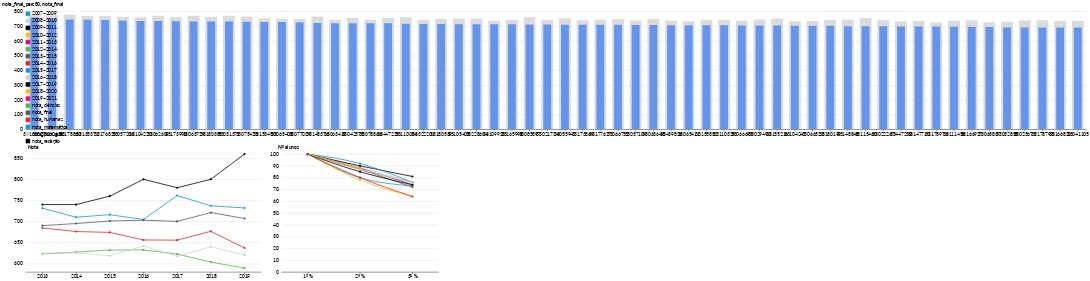

The cell this chart's notebook holds for it:
### Markdown cell above
3. em que percentil tem ficado as notas?

### Code cell
brush = alt.selection_single()
df = df_enem[:60]
base = alt.Chart(df)

median = (base.mark_bar(size=20, color='cornflowerblue')
          .encode(x=alt.X("CO_ESCOLA:N", sort=alt.SortField("rank")), 
                  y="nota_final:Q", 
                  tooltip=['nota_final', 'nota_final_perc80', 'rank'],
                  opacity=alt.condition(brush, alt.value(1), alt.value(.6)))
 
).add_selection(brush)

perc80 = (base.mark_bar(size=30,  color='lightgray', opacity=.8)
          .encode(x=alt.X("CO_ESCOLA:N", sort=alt.SortField("rank")), 
                  y="nota_final_perc80:Q")
 
)

alt.vconcat( 
    (perc80 + median).properties( width=alt.Step(45)).interactive(),
    materias.properties(width=600) | line_chart(df_sv_periodo_per).properties(width=400)  
)

### Figure 1 — Vega-Lite specification as saved in the notebook (floating-point values rounded to 4 significant figures)
{"width": 685, "height": 380, "config": {"title": {"anchor": "start", "fontSize": 18, "font": "Lato", "fontColor": "#000000"}, "axisX": {"domain": true, "domainColor": "#000000", "domainWidth": 1, "grid": false, "labelFontSize": 12, "labelFont": "Lato", "labelAngle": 0, "tickColor": "#000000", "tickSize": 5, "titleFontSize": 12, "titlePadding": 10, "titleFont": "Lato", "title": ""}, "axisY": {"domain": false, "grid": true, "gridColor": "#DEDDDD", "gridWidth": 1, "labelFontSize": 12, "labelFont": "Lato", "labelPadding": 8, "ticks": false, "titleFontSize": 12, "titlePadding": 10, "titleFont": "Lato", "titleAngle": 0, "titleY": -10, "titleX": 18}, "background": "#FFFFFF", "legend": {"labelFontSize": 12, "labelFont": "Lato", "symbolSize": 100, "symbolType": "square", "titleFontSize": 12, "titlePadding": 10, "titleFont": "Lato", "title": "", "orient": "top-left", "offset": 0}, "view": {"stroke": "transparent"}, "range": {"category": ["#1696d2", "#d2d2d2", "#000000", "#fdbf11", "#ec008b", "#55b748", "#5c5859", "#db2b27"], "diverging": ["#cfe8f3", "#a2d4ec", "#73bfe2", "#46abdb", "#1696d2", "#12719e"]}, "area": {"fill": "#1696d2"}, "line": {"color": "#1696d2", "stroke": "#1696d2", "strokewidth": 5}, "trail": {"color": "#1696d2", "stroke": "#1696d2", "strokeWidth": 0, "size": 1}, "path": {"stroke": "#1696d2", "strokeWidth": 0.5}, "point": {"filled": true}, "text": {"font": "Lato", "color": "#1696d2", "fontSize": 11, "align": "right", "fontWeight": 400, "size": 11}, "bar": {"size": 40, "binSpacing": 1, "continuousBandSize": 30, "discreteBandSize": 30, "fill": "#1696d2", "stroke": false}}, "vconcat": [{"layer": [{"mark": {"type": "bar", "color": "lightgray", "opacity": 0.8, "size": 30}, "encoding": {"x": {"type": "nominal", "field": "CO_ESCOLA", "sort": {"field": "rank"}}, "y": {"type": "quantitative", "field": "nota_final_perc80"}}, "selection": {"selector044": {"type": "interval", "bind": "scales", "encodings": ["x", "y"]}}}, {"mark": {"type": "bar", "color": "cornflowerblue", "size": 20}, "encoding": {"opacity": {"condition": {"value": 1, "selection": "selector043"}, "value": 0.6}, "tooltip": [{"type": "quantitative", "field": "nota_final"}, {"type": "quantitative", "field": "nota_final_perc80"}, {"type": "quantitative", "field": "rank"}], "x": {"type": "nominal", "field": "CO_ESCOLA", "sort": {"field": "rank"}}, "y": {"type": "quantitative", "field": "nota_final"}}, "selection": {"selector043": {"type": "single"}}}], "data": {"name": "data-f1454e96cf9f7478dd829eafebb6e630"}, "width": {"step": 45}}, {"hconcat": [{"data": {"name": "data-8bfb241b64628fe09dfdd77847a7aa4d"}, "mark": {"type": "line", "point": true}, "encoding": {"color": {"type": "nominal", "field": "Matéria"}, "tooltip": [{"type": "nominal", "field": "Matéria"}, {"type": "quantitative", "field": "Nota"}, {"type": "quantitative", "field": "Ano"}], "x": {"type": "ordinal", "field": "Ano"}, "y": {"type": "quantitative", "field": "Nota", "scale": {"zero": false}}}, "width": 600}, {"data": {"name": "data-76df65cf48577843677d52f81196c403"}, "mark": {"type": "line", "interpolate": "monotone", "point": true}, "encoding": {"color": {"type": "ordinal", "field": "Período"}, "tooltip": [{"type": "nominal", "field": "Período"}, {"type": "quantitative", "field": "Nº alunos"}], "x": {"type": "nominal", "field": "Série"}, "y": {"type": "quantitative", "field": "Nº alunos"}}, "width": 400}]}], "$schema": "https://vega.github.io/schema/vega-lite/v4.8.1.json", "datasets": {"data-f1454e96cf9f7478dd829eafebb6e630": [{"CO_ESCOLA": 33135827, "Ano": 2019, "nota_ciências": 647.5, "nota_humanas": 651.0, "nota_português": 627.0, "nota_matemática": 789.0, "nota_redação": 940.0, "nota_final": 758.0, "num_alunos": 31.0, "nota_ciências_perc80": 676.0, "nota_humanas_perc80": 685.5, "nota_português_perc80": 641.5, "nota_matemática_perc80": 823.0, "nota_redação_perc80": 960.0, "nota_final_perc80": 778.0, "rank": 1}, {"CO_ESCOLA": 33062633, "Ano": 2019, "nota_ciências": 636.5, "nota_humanas": 672.0, "nota_português": 626.0, "nota_matemática": 789.5, "nota_redação": 900.0, "nota_final": 751.0, "num_alunos": 45.0, "nota_ciências_perc80": 662.5, "nota_humanas_perc80": 714.0, "nota_português_perc80": 641.5, "nota_matemática_perc80": 853.0, "nota_redação_perc80": 940.0, "nota_final_perc80": 773.5, "rank": 2}, {"CO_ESCOLA": 33178860, "Ano": 2019, "nota_ciências": 610.0, "nota_humanas": 662.5, "nota_português": 626.0, "nota_matemática": 779.0, "nota_redação": 910.0, "nota_final": 745.5, "num_alunos": 60.0, "nota_ciências_perc80": 652.5, "nota_humanas_perc80": 683.5, "nota_português_perc80": 648.0, "nota_matemática_perc80": 848.0, "nota_redação_perc80": 940.0, "nota_final_perc80": 779.0, "rank": 3}, {"CO_ESCOLA": 33135371, "Ano": 2019, "nota_ciências": 613.0, "nota_humanas": 647.0, "nota_português": 620.5, "nota_matemática": 744.0, "nota_redação": 940.0, "nota_final": 743.0, "num_alunos": 99.0, "nota_ciências_perc80": 649.5, "nota_humanas_perc80": 681.0, "nota_português_perc80": 641.0, "nota_matemática_perc80": 825.0, "nota_redação_perc80": 960.0, "nota_final_perc80": 769.0, "rank": 4}, {"CO_ESCOLA": 33176825, "Ano": 2019, "nota_ciências": 605.5, "nota_humanas": 649.0, "nota_português": 620.5, "nota_matemática": 759.0, "nota_redação": 920.0, "nota_final": 742.0, "num_alunos": 146.0, "nota_ciências_perc80": 643.0, "nota_humanas_perc80": 682.0, "nota_português_perc80": 644.5, "nota_matemática_perc80": 815.5, "nota_redação_perc80": 960.0, "nota_final_perc80": 769.0, "rank": 5}, {"CO_ESCOLA": 33057206, "Ano": 2019, "nota_ciências": 587.0, "nota_humanas": 640.5, "nota_português": 614.5, "nota_matemática": 736.0, "nota_redação": 920.0, "nota_final": 736.0, "num_alunos": 81.0, "nota_ciências_perc80": 630.0, "nota_humanas_perc80": 677.5, "nota_português_perc80": 639.5, "nota_matemática_perc80": 802.5, "nota_redação_perc80": 960.0, "nota_final_perc80": 764.0, "rank": 6}, {"CO_ESCOLA": 33104220, "Ano": 2019, "nota_ciências": 607.5, "nota_humanas": 635.0, "nota_português": 599.0, "nota_matemática": 742.5, "nota_redação": 920.0, "nota_final": 735.0, "num_alunos": 55.0, "nota_ciências_perc80": 640.0, "nota_humanas_perc80": 675.0, "nota_português_perc80": 640.5, "nota_matemática_perc80": 781.5, "nota_redação_perc80": 940.0, "nota_final_perc80": 760.0, "rank": 7}, {"CO_ESCOLA": 33062609, "Ano": 2019, "nota_ciências": 611.5, "nota_humanas": 649.5, "nota_português": 612.5, "nota_matemática": 777.5, "nota_redação": 880.0, "nota_final": 734.5, "num_alunos": 80.0, "nota_ciências_perc80": 649.5, "nota_humanas_perc80": 682.0, "nota_português_perc80": 632.0, "nota_matemática_perc80": 831.0, "nota_redação_perc80": 920.0, "nota_final_perc80": 771.0, "rank": 8}, {"CO_ESCOLA": 33173990, "Ano": 2019, "nota_ciências": 603.0, "nota_humanas": 636.5, "nota_português": 614.0, "nota_matemática": 739.5, "nota_redação": 900.0, "nota_final": 732.5, "num_alunos": 52.0, "nota_ciências_perc80": 631.0, "nota_humanas_perc80": 671.0, "nota_português_perc80": 638.0, "nota_matemática_perc80": 812.5, "nota_redação_perc80": 940.0, "nota_final_perc80": 760.0, "rank": 9}, {"CO_ESCOLA": 33063729, "Ano": 2019, "nota_ciências": 609.5, "nota_humanas": 642.5, "nota_português": 611.0, "nota_matemática": 753.0, "nota_redação": 900.0, "nota_final": 732.0, "num_alunos": 148.0, "nota_ciências_perc80": 647.5, "nota_humanas_perc80": 678.0, "nota_português_perc80": 633.0, "nota_matemática_perc80": 822.0, "nota_redação_perc80": 940.0, "nota_final_perc80": 770.5, "rank": 10}, {"CO_ESCOLA": 33180385, "Ano": 2019, "nota_ciências": 593.0, "nota_humanas": 629.5, "nota_português": 608.0, "nota_matemática": 723.0, "nota_redação": 920.0, "nota_final": 731.0, "num_alunos": 133.0, "nota_ciências_perc80": 633.5, "nota_humanas_perc80": 672.5, "nota_português_perc80": 636.0, "nota_matemática_perc80": 794.5, "nota_redação_perc80": 960.0, "nota_final_perc80": 763.0, "rank": 11}, {"CO_ESCOLA": 33031371, "Ano": 2019, "nota_ciências": 604.5, "nota_humanas": 630.5, "nota_português": 602.5, "nota_matemática": 736.0, "nota_redação": 920.0, "nota_final": 731.0, "num_alunos": 34.0, "nota_ciências_perc80": 661.0, "nota_humanas_perc80": 682.5, "nota_português_perc80": 642.0, "nota_matemática_perc80": 791.0, "nota_redação_perc80": 940.0, "nota_final_perc80": 770.0, "rank": 11}, {"CO_ESCOLA": 33075425, "Ano": 2019, "nota_ciências": 591.0, "nota_humanas": 630.5, "nota_português": 621.0, "nota_matemática": 741.5, "nota_redação": 900.0, "nota_final": 730.5, "num_alunos": 44.0, "nota_ciências_perc80": 625.5, "nota_humanas_perc80": 672.0, "nota_português_perc80": 637.0, "nota_matemática_perc80": 797.0, "nota_redação_perc80": 940.0, "nota_final_perc80": 765.0, "rank": 13}, {"CO_ESCOLA": 33153450, "Ano": 2019, "nota_ciências": 587.5, "nota_humanas": 635.5, "nota_português": 609.0, "nota_matemática": 727.0, "nota_redação": 920.0, "nota_final": 728.0, "num_alunos": 64.0, "nota_ciências_perc80": 633.0, "nota_humanas_perc80": 673.0, "nota_português_perc80": 632.0, "nota_matemática_perc80": 791.0, "nota_redação_perc80": 948.0, "nota_final_perc80": 754.0, "rank": 14}, {"CO_ESCOLA": 33065403, "Ano": 2019, "nota_ciências": 603.0, "nota_humanas": 656.5, "nota_português": 623.5, "nota_matemática": 746.5, "nota_redação": 870.0, "nota_final": 727.5, "num_alunos": 98.0, "nota_ciências_perc80": 644.0, "nota_humanas_perc80": 676.0, "nota_português_perc80": 639.5, "nota_matemática_perc80": 799.0, "nota_redação_perc80": 920.0, "nota_final_perc80": 751.0, "rank": 15}, {"CO_ESCOLA": 33077029, "Ano": 2019, "nota_ciências": 583.0, "nota_humanas": 619.0, "nota_português": 598.5, "nota_matemática": 712.0, "nota_redação": 920.0, "nota_final": 726.5, "num_alunos": 56.0, "nota_ciências_perc80": 620.5, "nota_humanas_perc80": 659.0, "nota_português_perc80": 631.0, "nota_matemática_perc80": 776.5, "nota_redação_perc80": 960.0, "nota_final_perc80": 749.0, "rank": 16}, {"CO_ESCOLA": 33148376, "Ano": 2019, "nota_ciências": 602.5, "nota_humanas": 627.0, "nota_português": 603.5, "nota_matemática": 739.0, "nota_redação": 890.0, "nota_final": 720.5, "num_alunos": 80.0, "nota_ciências_perc80": 637.5, "nota_humanas_perc80": 665.0, "nota_português_perc80": 627.0, "nota_matemática_perc80": 812.5, "nota_redação_perc80": 944.0, "nota_final_perc80": 766.0, "rank": 17}, {"CO_ESCOLA": 33063419, "Ano": 2019, "nota_ciências": 596.5, "nota_humanas": 635.5, "nota_português": 612.5, "nota_matemática": 718.5, "nota_redação": 860.0, "nota_final": 720.0, "num_alunos": 73.0, "nota_ciências_perc80": 634.0, "nota_humanas_perc80": 665.0, "nota_português_perc80": 633.5, "nota_matemática_perc80": 780.5, "nota_redação_perc80": 920.0, "nota_final_perc80": 744.0, "rank": 18}, {"CO_ESCOLA": 33042578, "Ano": 2019, "nota_ciências": 589.5, "nota_humanas": 639.5, "nota_português": 609.5, "nota_matemática": 731.0, "nota_redação": 860.0, "nota_final": 720.0, "num_alunos": 40.0, "nota_ciências_perc80": 630.0, "nota_humanas_perc80": 677.5, "nota_português_perc80": 631.0, "nota_matemática_perc80": 792.0, "nota_redação_perc80": 940.0, "nota_final_perc80": 754.5, "rank": 18}, {"CO_ESCOLA": 33078866, "Ano": 2019, "nota_ciências": 590.0, "nota_humanas": 613.5, "nota_português": 604.0, "nota_matemática": 712.5, "nota_redação": 900.0, "nota_final": 719.0, "num_alunos": 54.0, "nota_ciências_perc80": 620.5, "nota_humanas_perc80": 656.0, "nota_português_perc80": 624.5, "nota_matemática_perc80": 783.0, "nota_redação_perc80": 940.0, "nota_final_perc80": 744.0, "rank": 20}, {"CO_ESCOLA": 33447225, "Ano": 2019, "nota_ciências": 582.5, "nota_humanas": 625.5, "nota_português": 606.0, "nota_matemática": 720.5, "nota_redação": 900.0, "nota_final": 719.0, "num_alunos": 111.0, "nota_ciências_perc80": 610.5, "nota_humanas_perc80": 653.5, "nota_português_perc80": 634.0, "nota_matemática_perc80": 799.5, "nota_redação_perc80": 940.0, "nota_final_perc80": 755.0, "rank": 20}, {"CO_ESCOLA": 33110034, "Ano": 2019, "nota_ciências": 599.0, "nota_humanas": 649.0, "nota_português": 620.0, "nota_matemática": 732.0, "nota_redação": 880.0, "nota_final": 716.0, "num_alunos": 47.0, "nota_ciências_perc80": 631.5, "nota_humanas_perc80": 697.0, "nota_português_perc80": 639.5, "nota_matemática_perc80": 780.5, "nota_redação_perc80": 940.0, "nota_final_perc80": 761.0, "rank": 22}, {"CO_ESCOLA": 33322201, "Ano": 2019, "nota_ciências": 585.0, "nota_humanas": 629.5, "nota_português": 611.5, "nota_matemática": 681.0, "nota_redação": 900.0, "nota_final": 715.0, "num_alunos": 154.0, "nota_ciências_perc80": 616.5, "nota_humanas_perc80": 657.0, "nota_português_perc80": 635.0, "nota_matemática_perc80": 745.5, "nota_redação_perc80": 940.0, "nota_final_perc80": 742.0, "rank": 23}, {"CO_ESCOLA": 33180539, "Ano": 2019, "nota_ciências": 588.5, "nota_humanas": 626.5, "nota_português": 600.5, "nota_matemática": 697.0, "nota_redação": 900.0, "nota_final": 714.5, "num_alunos": 72.0, "nota_ciências_perc80": 622.0, "nota_humanas_perc80": 674.0, "nota_português_perc80": 628.0, "nota_matemática_perc80": 764.0, "nota_redação_perc80": 940.0, "nota_final_perc80": 748.0, "rank": 24}, {"CO_ESCOLA": 33105405, "Ano": 2019, "nota_ciências": 593.0, "nota_humanas": 626.0, "nota_português": 604.0, "nota_matemática": 704.5, "nota_redação": 860.0, "nota_final": 713.5, "num_alunos": 120.0, "nota_ciências_perc80": 627.5, "nota_humanas_perc80": 665.5, "nota_português_perc80": 628.0, "nota_matemática_perc80": 786.5, "nota_redação_perc80": 920.0, "nota_final_perc80": 750.5, "rank": 25}, {"CO_ESCOLA": 33228604, "Ano": 2019, "nota_ciências": 603.0, "nota_humanas": 620.0, "nota_português": 602.5, "nota_matemática": 730.0, "nota_redação": 860.0, "nota_final": 713.0, "num_alunos": 70.0, "nota_ciências_perc80": 642.5, "nota_humanas_perc80": 654.5, "nota_português_perc80": 643.0, "nota_matemática_perc80": 804.5, "nota_redação_perc80": 920.0, "nota_final_perc80": 750.0, "rank": 26}, {"CO_ESCOLA": 33109923, "Ano": 2019, "nota_ciências": 594.0, "nota_humanas": 614.0, "nota_português": 600.5, "nota_matemática": 697.5, "nota_redação": 860.0, "nota_final": 712.0, "num_alunos": 35.0, "nota_ciências_perc80": 614.5, "nota_humanas_perc80": 642.5, "nota_português_perc80": 621.5, "nota_matemática_perc80": 765.5, "nota_redação_perc80": 924.0, "nota_final_perc80": 736.5, "rank": 27}, {"CO_ESCOLA": 33165998, "Ano": 2019, "nota_ciências": 585.5, "nota_humanas": 626.5, "nota_português": 596.5, "nota_matemática": 684.0, "nota_redação": 880.0, "nota_final": 712.0, "num_alunos": 55.0, "nota_ciências_perc80": 626.0, "nota_humanas_perc80": 657.0, "nota_português_perc80": 620.5, "nota_matemática_perc80": 731.5, "nota_redação_perc80": 940.0, "nota_final_perc80": 741.0, "rank": 27}, {"CO_ESCOLA": 33085897, "Ano": 2019, "nota_ciências": 594.5, "nota_humanas": 633.0, "nota_português": 606.0, "nota_matemática": 721.0, "nota_redação": 880.0, "nota_final": 711.5, "num_alunos": 36.0, "nota_ciências_perc80": 640.0, "nota_humanas_perc80": 660.5, "nota_português_perc80": 633.5, "nota_matemática_perc80": 770.5, "nota_redação_perc80": 940.0, "nota_final_perc80": 760.0, "rank": 29}, {"CO_ESCOLA": 33021724, "Ano": 2019, "nota_ciências": 576.0, "nota_humanas": 615.0, "nota_português": 593.5, "nota_matemática": 681.5, "nota_redação": 900.0, "nota_final": 710.5, "num_alunos": 48.0, "nota_ciências_perc80": 613.5, "nota_humanas_perc80": 636.0, "nota_português_perc80": 617.0, "nota_matemática_perc80": 749.0, "nota_redação_perc80": 940.0, "nota_final_perc80": 742.5, "rank": 30}, {"CO_ESCOLA": 33055947, "Ano": 2019, "nota_ciências": 593.5, "nota_humanas": 622.0, "nota_português": 603.5, "nota_matemática": 688.0, "nota_redação": 900.0, "nota_final": 710.0, "num_alunos": 62.0, "nota_ciências_perc80": 617.0, "nota_humanas_perc80": 667.5, "nota_português_perc80": 620.0, "nota_matemática_perc80": 754.5, "nota_redação_perc80": 940.0, "nota_final_perc80": 753.5, "rank": 31}, {"CO_ESCOLA": 33173869, "Ano": 2019, "nota_ciências": 588.0, "nota_humanas": 602.5, "nota_português": 598.0, "nota_matemática": 695.5, "nota_redação": 880.0, "nota_final": 710.0, "num_alunos": 54.0, "nota_ciências_perc80": 619.0, "nota_humanas_perc80": 650.5, "nota_português_perc80": 616.5, "nota_matemática_perc80": 777.5, "nota_redação_perc80": 940.0, "nota_final_perc80": 739.5, "rank": 31}, {"CO_ESCOLA": 33177627, "Ano": 2019, "nota_ciências": 570.0, "nota_humanas": 621.0, "nota_português": 595.0, "nota_matemática": 677.5, "nota_redação": 900.0, "nota_final": 709.5, "num_alunos": 40.0, "nota_ciências_perc80": 611.5, "nota_humanas_perc80": 654.5, "nota_português_perc80": 621.5, "nota_matemática_perc80": 744.0, "nota_redação_perc80": 940.0, "nota_final_perc80": 743.5, "rank": 33}, {"CO_ESCOLA": 33066752, "Ano": 2019, "nota_ciências": 598.5, "nota_humanas": 631.0, "nota_português": 602.5, "nota_matemática": 694.5, "nota_redação": 880.0, "nota_final": 709.0, "num_alunos": 55.0, "nota_ciências_perc80": 620.5, "nota_humanas_perc80": 675.5, "nota_português_perc80": 634.0, "nota_matemática_perc80": 770.5, "nota_redação_perc80": 940.0, "nota_final_perc80": 747.0, "rank": 34}, {"CO_ESCOLA": 33057109, "Ano": 2019, "nota_ciências": 575.5, "nota_humanas": 619.0, "nota_português": 597.0, "nota_matemática": 707.5, "nota_redação": 880.0, "nota_final": 708.0, "num_alunos": 109.0, "nota_ciências_perc80": 624.5, "nota_humanas_perc80": 658.5, "nota_português_perc80": 627.0, "nota_matemática_perc80": 774.0, "nota_redação_perc80": 940.0, "nota_final_perc80": 738.5, "rank": 35}, {"CO_ESCOLA": 33063648, "Ano": 2019, "nota_ciências": 589.0, "nota_humanas": 637.0, "nota_português": 620.5, "nota_matemática": 732.0, "nota_redação": 860.0, "nota_final": 707.0, "num_alunos": 59.0, "nota_ciências_perc80": 621.0, "nota_humanas_perc80": 667.0, "nota_português_perc80": 640.5, "nota_matemática_perc80": 776.5, "nota_redação_perc80": 908.0, "nota_final_perc80": 748.5, "rank": 36}, {"CO_ESCOLA": 33439826, "Ano": 2019, "nota_ciências": 579.5, "nota_humanas": 610.5, "nota_português": 602.0, "nota_matemática": 707.5, "nota_redação": 880.0, "nota_final": 706.5, "num_alunos": 40.0, "nota_ciências_perc80": 611.0, "nota_humanas_perc80": 655.0, "nota_português_perc80": 622.0, "nota_matemática_perc80": 748.0, "nota_redação_perc80": 924.0, "nota_final_perc80": 737.0, "rank": 37}, {"CO_ESCOLA": 33065411, "Ano": 2019, "nota_ciências": 580.0, "nota_humanas": 624.5, "nota_português": 608.0, "nota_matemática": 713.0, "nota_redação": 880.0, "nota_final": 706.0, "num_alunos": 33.0, "nota_ciências_perc80": 611.5, "nota_humanas_perc80": 652.0, "nota_português_perc80": 626.0, "nota_matemática_perc80": 786.0, "nota_redação_perc80": 900.0, "nota_final_perc80": 732.5, "rank": 38}, {"CO_ESCOLA": 33155852, "Ano": 2019, "nota_ciências": 576.5, "nota_humanas": 610.5, "nota_português": 588.5, "nota_matemática": 704.5, "nota_redação": 880.0, "nota_final": 706.0, "num_alunos": 57.0, "nota_ciências_perc80": 600.0, "nota_humanas_perc80": 639.0, "nota_português_perc80": 614.5, "nota_matemática_perc80": 778.0, "nota_redação_perc80": 940.0, "nota_final_perc80": 741.5, "rank": 38}, {"CO_ESCOLA": 33110328, "Ano": 2019, "nota_ciências": 584.0, "nota_humanas": 620.0, "nota_português": 607.5, "nota_matemática": 698.5, "nota_redação": 860.0, "nota_final": 705.5, "num_alunos": 122.0, "nota_ciências_perc80": 621.5, "nota_humanas_perc80": 664.5, "nota_português_perc80": 627.0, "nota_matemática_perc80": 762.5, "nota_redação_perc80": 920.0, "nota_final_perc80": 743.0, "rank": 40}, {"CO_ESCOLA": 33066698, "Ano": 2019, "nota_ciências": 589.0, "nota_humanas": 622.0, "nota_português": 600.0, "nota_matemática": 705.5, "nota_redação": 860.0, "nota_final": 705.0, "num_alunos": 36.0, "nota_ciências_perc80": 624.5, "nota_humanas_perc80": 662.5, "nota_português_perc80": 634.0, "nota_matemática_perc80": 781.0, "nota_redação_perc80": 900.0, "nota_final_perc80": 737.0, "rank": 41}, {"CO_ESCOLA": 33029490, "Ano": 2019, "nota_ciências": 578.0, "nota_humanas": 597.5, "nota_português": 572.5, "nota_matemática": 717.5, "nota_redação": 880.0, "nota_final": 705.0, "num_alunos": 49.0, "nota_ciências_perc80": 623.0, "nota_humanas_perc80": 635.5, "nota_português_perc80": 612.0, "nota_matemática_perc80": 754.0, "nota_redação_perc80": 940.0, "nota_final_perc80": 745.0, "rank": 41}, {"CO_ESCOLA": 33155216, "Ano": 2019, "nota_ciências": 588.5, "nota_humanas": 629.0, "nota_português": 606.5, "nota_matemática": 713.0, "nota_redação": 820.0, "nota_final": 704.0, "num_alunos": 117.0, "nota_ciências_perc80": 634.0, "nota_humanas_perc80": 677.0, "nota_português_perc80": 635.5, "nota_matemática_perc80": 771.0, "nota_redação_perc80": 920.0, "nota_final_perc80": 751.0, "rank": 43}, {"CO_ESCOLA": 33104247, "Ano": 2019, "nota_ciências": 580.0, "nota_humanas": 610.5, "nota_português": 589.5, "nota_matemática": 692.5, "nota_redação": 880.0, "nota_final": 703.0, "num_alunos": 55.0, "nota_ciências_perc80": 610.0, "nota_humanas_perc80": 645.0, "nota_português_perc80": 615.0, "nota_matemática_perc80": 782.5, "nota_redação_perc80": 920.0, "nota_final_perc80": 733.0, "rank": 44}, {"CO_ESCOLA": 33066523, "Ano": 2019, "nota_ciências": 595.0, "nota_humanas": 636.0, "nota_português": 611.0, "nota_matemática": 702.5, "nota_redação": 850.0, "nota_final": 702.5, "num_alunos": 46.0, "nota_ciências_perc80": 622.5, "nota_humanas_perc80": 674.0, "nota_português_perc80": 631.0, "nota_matemática_perc80": 753.0, "nota_redação_perc80": 900.0, "nota_final_perc80": 735.0, "rank": 45}, {"CO_ESCOLA": 33180199, "Ano": 2019, "nota_ciências": 576.0, "nota_humanas": 621.5, "nota_português": 598.5, "nota_matemática": 694.5, "nota_redação": 880.0, "nota_final": 702.0, "num_alunos": 38.0, "nota_ciências_perc80": 604.0, "nota_humanas_perc80": 655.0, "nota_português_perc80": 627.0, "nota_matemática_perc80": 758.5, "nota_redação_perc80": 940.0, "nota_final_perc80": 742.0, "rank": 46}, {"CO_ESCOLA": 33148848, "Ano": 2019, "nota_ciências": 581.0, "nota_humanas": 635.5, "nota_português": 607.0, "nota_matemática": 693.0, "nota_redação": 860.0, "nota_final": 700.0, "num_alunos": 48.0, "nota_ciências_perc80": 611.0, "nota_humanas_perc80": 657.5, "nota_português_perc80": 636.0, "nota_matemática_perc80": 769.0, "nota_redação_perc80": 920.0, "nota_final_perc80": 743.0, "rank": 47}, {"CO_ESCOLA": 33115460, "Ano": 2019, "nota_ciências": 595.0, "nota_humanas": 608.5, "nota_português": 595.5, "nota_matemática": 713.5, "nota_redação": 840.0, "nota_final": 700.0, "num_alunos": 33.0, "nota_ciências_perc80": 618.0, "nota_humanas_perc80": 653.5, "nota_português_perc80": 638.0, "nota_matemática_perc80": 747.5, "nota_redação_perc80": 924.0, "nota_final_perc80": 755.5, "rank": 47}, {"CO_ESCOLA": 33022267, "Ano": 2019, "nota_ciências": 580.5, "nota_humanas": 608.0, "nota_português": 601.0, "nota_matemática": 696.0, "nota_redação": 840.0, "nota_final": 698.5, "num_alunos": 56.0, "nota_ciências_perc80": 610.5, "nota_humanas_perc80": 640.5, "nota_português_perc80": 626.0, "nota_matemática_perc80": 755.5, "nota_redação_perc80": 940.0, "nota_final_perc80": 740.0, "rank": 49}, {"CO_ESCOLA": 33447250, "Ano": 2019, "nota_ciências": 584.5, "nota_humanas": 607.5, "nota_português": 591.0, "nota_matemática": 713.5, "nota_redação": 840.0, "nota_final": 698.0, "num_alunos": 59.0, "nota_ciências_perc80": 619.0, "nota_humanas_perc80": 637.0, "nota_português_perc80": 619.0, "nota_matemática_perc80": 767.0, "nota_redação_perc80": 908.0, "nota_final_perc80": 731.0, "rank": 50}, {"CO_ESCOLA": 33147710, "Ano": 2019, "nota_ciências": 584.5, "nota_humanas": 621.5, "nota_português": 600.5, "nota_matemática": 699.0, "nota_redação": 850.0, "nota_final": 698.0, "num_alunos": 168.0, "nota_ciências_perc80": 613.5, "nota_humanas_perc80": 653.0, "nota_português_perc80": 622.5, "nota_matemática_perc80": 756.5, "nota_redação_perc80": 920.0, "nota_final_perc80": 735.0, "rank": 50}, {"CO_ESCOLA": 33178976, "Ano": 2019, "nota_ciências": 567.5, "nota_humanas": 601.0, "nota_português": 590.0, "nota_matemática": 676.5, "nota_redação": 880.0, "nota_final": 697.0, "num_alunos": 37.0, "nota_ciências_perc80": 608.0, "nota_humanas_perc80": 645.5, "nota_português_perc80": 616.0, "nota_matemática_perc80": 747.5, "nota_redação_perc80": 920.0, "nota_final_perc80": 724.5, "rank": 52}, {"CO_ESCOLA": 33111456, "Ano": 2019, "nota_ciências": 569.5, "nota_humanas": 617.0, "nota_português": 588.0, "nota_matemática": 688.0, "nota_redação": 880.0, "nota_final": 695.0, "num_alunos": 31.0, "nota_ciências_perc80": 595.5, "nota_humanas_perc80": 638.0, "nota_português_perc80": 612.5, "nota_matemática_perc80": 744.0, "nota_redação_perc80": 920.0, "nota_final_perc80": 737.0, "rank": 53}, {"CO_ESCOLA": 33166927, "Ano": 2019, "nota_ciências": 585.5, "nota_humanas": 607.5, "nota_português": 585.0, "nota_matemática": 690.5, "nota_redação": 860.0, "nota_final": 694.0, "num_alunos": 37.0, "nota_ciências_perc80": 624.0, "nota_humanas_perc80": 659.5, "nota_português_perc80": 618.0, "nota_matemática_perc80": 740.5, "nota_redação_perc80": 920.0, "nota_final_perc80": 740.5, "rank": 54}, {"CO_ESCOLA": 33065837, "Ano": 2019, "nota_ciências": 578.5, "nota_humanas": 626.0, "nota_português": 602.0, "nota_matemática": 719.0, "nota_redação": 820.0, "nota_final": 693.5, "num_alunos": 90.0, "nota_ciências_perc80": 617.0, "nota_humanas_perc80": 666.5, "nota_português_perc80": 630.0, "nota_matemática_perc80": 795.0, "nota_redação_perc80": 900.0, "nota_final_perc80": 726.0, "rank": 55}, {"CO_ESCOLA": 33032858, "Ano": 2019, "nota_ciências": 582.0, "nota_humanas": 593.0, "nota_português": 589.5, "nota_matemática": 659.0, "nota_redação": 880.0, "nota_final": 691.5, "num_alunos": 34.0, "nota_ciências_perc80": 611.5, "nota_humanas_perc80": 622.0, "nota_português_perc80": 610.5, "nota_matemática_perc80": 721.5, "nota_redação_perc80": 920.0, "nota_final_perc80": 729.5, "rank": 56}, {"CO_ESCOLA": 33025673, "Ano": 2019, "nota_ciências": 579.5, "nota_humanas": 608.5, "nota_português": 598.0, "nota_matemática": 690.5, "nota_redação": 900.0, "nota_final": 691.0, "num_alunos": 49.0, "nota_ciências_perc80": 623.0, "nota_humanas_perc80": 657.0, "nota_português_perc80": 619.0, "nota_matemática_perc80": 747.0, "nota_redação_perc80": 920.0, "nota_final_perc80": 739.5, "rank": 57}, {"CO_ESCOLA": 33178798, "Ano": 2019, "nota_ciências": 564.5, "nota_humanas": 608.5, "nota_português": 595.5, "nota_matemática": 687.5, "nota_redação": 820.0, "nota_final": 690.0, "num_alunos": 99.0, "nota_ciências_perc80": 598.0, "nota_humanas_perc80": 654.0, "nota_português_perc80": 625.5, "nota_matemática_perc80": 762.5, "nota_redação_perc80": 940.0, "nota_final_perc80": 739.5, "rank": 58}, {"CO_ESCOLA": 33166820, "Ano": 2019, "nota_ciências": 585.5, "nota_humanas": 612.5, "nota_português": 595.5, "nota_matemática": 689.0, "nota_redação": 840.0, "nota_final": 690.0, "num_alunos": 140.0, "nota_ciências_perc80": 626.0, "nota_humanas_perc80": 647.5, "nota_português_perc80": 619.5, "nota_matemática_perc80": 786.0, "nota_redação_perc80": 920.0, "nota_final_perc80": 737.0, "rank": 58}, {"CO_ESCOLA": 33041105, "Ano": 2019, "nota_ciências": 587.0, "nota_humanas": 604.0, "nota_português": 588.5, "nota_matemática": 666.0, "nota_redação": 860.0, "nota_final": 690.0, "num_alunos": 62.0, "nota_ciências_perc80": 628.5, "nota_humanas_perc80": 643.0, "nota_português_perc80": 613.5, "nota_matemática_perc80": 740.5, "nota_redação_perc80": 940.0, "nota_final_perc80": 735.0, "rank": 58}], "data-8bfb241b64628fe09dfdd77847a7aa4d": [{"Ano": 2019, "Matéria": "nota_ciências", "Nota": 589.0}, {"Ano": 2018, "Matéria": "nota_ciências", "Nota": 603.5}, {"Ano": 2017, "Matéria": "nota_ciências", "Nota": 622.5}, {"Ano": 2016, "Matéria": "nota_ciências", "Nota": 632.5}, {"Ano": 2015, "Matéria": "nota_ciências", "Nota": 632.0}, {"Ano": 2014, "Matéria": "nota_ciências", "Nota": 627.0}, {"Ano": 2013, "Matéria": "nota_ciências", "Nota": 623.0}, {"Ano": 2019, "Matéria": "nota_humanas", "Nota": 637.0}, {"Ano": 2018, "Matéria": "nota_humanas", "Nota": 676.5}, {"Ano": 2017, "Matéria": "nota_humanas", "Nota": 655.5}, {"Ano": 2016, "Matéria": "nota_humanas", "Nota": 656.0}, {"Ano": 2015, "Matéria": "nota_humanas", "Nota": 674.0}, {"Ano": 2014, "Matéria": "nota_humanas", "Nota": 676.0}, {"Ano": 2013, "Matéria": "nota_humanas", "Nota": 684.5}, {"Ano": 2019, "Matéria": "nota_português", "Nota": 620.5}, {"Ano": 2018, "Matéria": "nota_português", "Nota": 640.0}, {"Ano": 2017, "Matéria": "nota_português", "Nota": 617.0}, {"Ano": 2016, "Matéria": "nota_português", "Nota": 641.5}, {"Ano": 2015, "Matéria": "nota_português", "Nota": 618.5}, {"Ano": 2014, "Matéria": "nota_português", "Nota": 625.5}, {"Ano": 2013, "Matéria": "nota_português", "Nota": 624.5}, {"Ano": 2019, "Matéria": "nota_matemática", "Nota": 732.0}, {"Ano": 2018, "Matéria": "nota_matemática", "Nota": 737.0}, {"Ano": 2017, "Matéria": "nota_matemática", "Nota": 761.5}, {"Ano": 2016, "Matéria": "nota_matemática", "Nota": 704.5}, {"Ano": 2015, "Matéria": "nota_matemática", "Nota": 716.0}, {"Ano": 2014, "Matéria": "nota_matemática", "Nota": 710.0}, {"Ano": 2013, "Matéria": "nota_matemática", "Nota": 731.5}, {"Ano": 2019, "Matéria": "nota_redação", "Nota": 860.0}, {"Ano": 2018, "Matéria": "nota_redação", "Nota": 800.0}, {"Ano": 2017, "Matéria": "nota_redação", "Nota": 780.0}, {"Ano": 2016, "Matéria": "nota_redação", "Nota": 800.0}, {"Ano": 2015, "Matéria": "nota_redação", "Nota": 760.0}, {"Ano": 2014, "Matéria": "nota_redação", "Nota": 740.0}, {"Ano": 2013, "Matéria": "nota_redação", "Nota": 740.0}, {"Ano": 2019, "Matéria": "nota_final", "Nota": 707.0}, {"Ano": 2018, "Matéria": "nota_final", "Nota": 721.0}, {"Ano": 2017, "Matéria": "nota_final", "Nota": 700.0}, {"Ano": 2016, "Matéria": "nota_final", "Nota": 703.0}, {"Ano": 2015, "Matéria": "nota_final", "Nota": 701.0}, {"Ano": 2014, "Matéria": "nota_final", "Nota": 695.0}, {"Ano": 2013, "Matéria": "nota_final", "Nota": 690.0}], "data-76df65cf48577843677d52f81196c403": [{"Período": "2007–2009", "Série": "1º %", "Nº alunos": 100.0}, {"Período": "2007–2009", "Série": "2º %", "Nº alunos": 80.0}, {"Período": "2007–2009", "Série": "3º %", "Nº alunos": 73.0}, {"Período": "2008–2010", "Série": "1º %", "Nº alunos": 100.0}, {"Período": "2008–2010", "Série": "2º %", "Nº alunos": 89.0}, {"Período": "2008–2010", "Série": "3º %", "Nº alunos": 76.0}, {"Período": "2009–2011", "Série": "1º %", "Nº alunos": 100.0}, {"Período": "2009–2011", "Série": "2º %", "Nº alunos": 90.0}, {"Período": "2009–2011", "Série": "3º %", "Nº alunos": 81.0}, {"Período": "2010–2012", "Série": "2º %", "Nº alunos": 78.0}, {"Período": "2010–2012", "Série": "3º %", "Nº alunos": 64.0}, {"Período": "2010–2012", "Série": "1º %", "Nº alunos": 100.0}, {"Período": "2011–2013", "Série": "3º %", "Nº alunos": 74.0}, {"Período": "2011–2013", "Série": "1º %", "Nº alunos": 100.0}, {"Período": "2011–2013", "Série": "2º %", "Nº alunos": 88.0}, {"Período": "2012–2014", "Série": "3º %", "Nº alunos": 76.0}, {"Período": "2012–2014", "Série": "1º %", "Nº alunos": 100.0}, {"Período": "2012–2014", "Série": "2º %", "Nº alunos": 87.0}, {"Período": "2013–2015", "Série": "3º %", "Nº alunos": 72.0}, {"Período": "2013–2015", "Série": "2º %", "Nº alunos": 87.0}, {"Período": "2013–2015", "Série": "1º %", "Nº alunos": 100.0}, {"Período": "2014–2016", "Série": "2º %", "Nº alunos": 80.0}, {"Período": "2014–2016", "Série": "3º %", "Nº alunos": 64.0}, {"Período": "2014–2016", "Série": "1º %", "Nº alunos": 100.0}, {"Período": "2015–2017", "Série": "2º %", "Nº alunos": 92.0}, {"Período": "2015–2017", "Série": "3º %", "Nº alunos": 76.0}, {"Período": "2015–2017", "Série": "1º %", "Nº alunos": 100.0}, {"Período": "2016–2018", "Série": "3º %", "Nº alunos": 76.0}, {"Período": "2016–2018", "Série": "1º %", "Nº alunos": 100.0}, {"Período": "2016–2018", "Série": "2º %", "Nº alunos": 87.0}, {"Período": "2017–2019", "Série": "2º %", "Nº alunos": 85.0}, {"Período": "2017–2019", "Série": "3º %", "Nº alunos": 74.0}, {"Período": "2017–2019", "Série": "1º %", "Nº alunos": 100.0}, {"Período": "2018–2020", "Série": "3º %", "Nº alunos": null}, {"Período": "2018–2020", "Série": "1º %", "Nº alunos": 100.0}, {"Período": "2018–2020", "Série": "2º %", "Nº alunos": 88.0}, {"Período": "2019–2021", "Série": "1º %", "Nº alunos": 100.0}, {"Período": "2019–2021", "Série": "2º %", "Nº alunos": null}, {"Período": "2019–2021", "Série": "3º %", "Nº alunos": null}]}}
